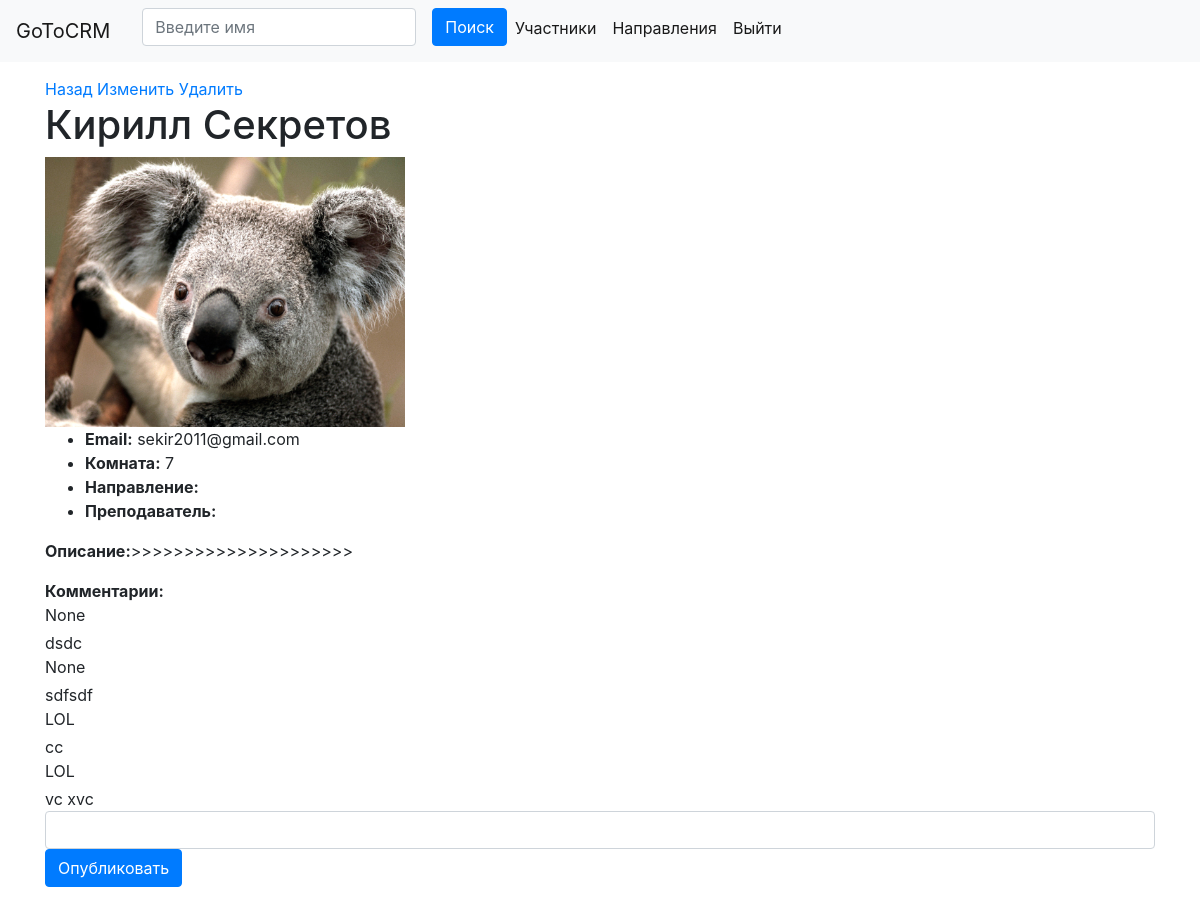
The app's page /student?id=4 (signed in) with its own data.
### crm/models.py (models this page shows, shortened)
class Student(models.Model):
    name = models.CharField(max_length=30, null=True)
    surname = models.CharField(max_length=30, null=True)
    room = models.IntegerField(null=True)
    email = models.EmailField(null=True)
    description = models.TextField(default="")
    photo = models.FileField(upload_to=get_file_path, null=True)
    course = models.ForeignKey(Course, on_delete=models.SET_NULL, null=True)

class Comment(models.Model):
    user = models.ForeignKey(User, on_delete=models.SET_NULL, null=True)
    student = models.ForeignKey(Student, on_delete=models.SET_NULL, null=True)
    comment = models.TextField(default="")

### crm/views.py (the view, shortened to what this page needs)
# urls.py: path('student', details),
def details(request):
    if not request.user.is_authenticated:
        return redirect('/login')
    if request.method == 'GET':
        id = request.GET.get('id')
        student = Student.objects.get(pk=id)
        comments = Comment.objects.filter(student=student).all()
        return render(request, 'details.html', {'student': student, 'comments': comments})

### crm/templates/details.html (shortened to what this page needs)
{% extends 'base.html' %}
{% block content %}
<a href="/">Назад</a>
<a href="/edit?id={{ student.id }}">Изменить</a>
<a href="/delete?id={{ student.id }}" onclick="return confirm('Точно удалить?')">Удалить</a>
<h1>{{ student.name }} {{ student.surname }}</h1>
{% if student.photo %}
    <img src="{{ student.photo.url }} " height="270px" />
{% endif %}
<ul>
    <li><strong>Email:</strong> {{ student.email }}</li>
    <li><strong>Комната:</strong> {{ student.room }}</li>
    <li><strong>Направление:</strong>
            </li>
    <li><strong>Преподаватель:</strong> {{ student.course.teacher }}</li>
</ul>
<p>
   <strong>Описание:</strong>{{ student.description }}
</p>
<strong>Комментарии:</strong>
{% for comment in comments %}
<div class="media">
      <div class="media-body">
        <div class="mt-0 mb-1">{{comment.user}}</div>
          {{comment.comment}}
      </div>
    </div>
{% endfor %}
<form action="/comment?id={{ student.id }}" method="post">
    <div class="media">
      <div class="media-body">
          <input class="form-control" type="text" name="comment" value='{{comment.comment}}'>
      </div>
    </div>
    <div class="form-group">
        <input class="btn btn-primary" type="submit" value="Опубликовать">
    </div>
</form>
{% endblock %}

### records on screen
Student: name "Кирилл", surname "Секретов", photo (picture), email "sekir2011@gmail.com", room "7", description ">>>>>>>>>>>>>>>>>>>>>"
Comment: user "None", comment "dsdc"
Comment: user "None", comment "sdfsdf"
Comment: user "LOL", comment "cc"
Comment: user "LOL", comment "vc xvc"
